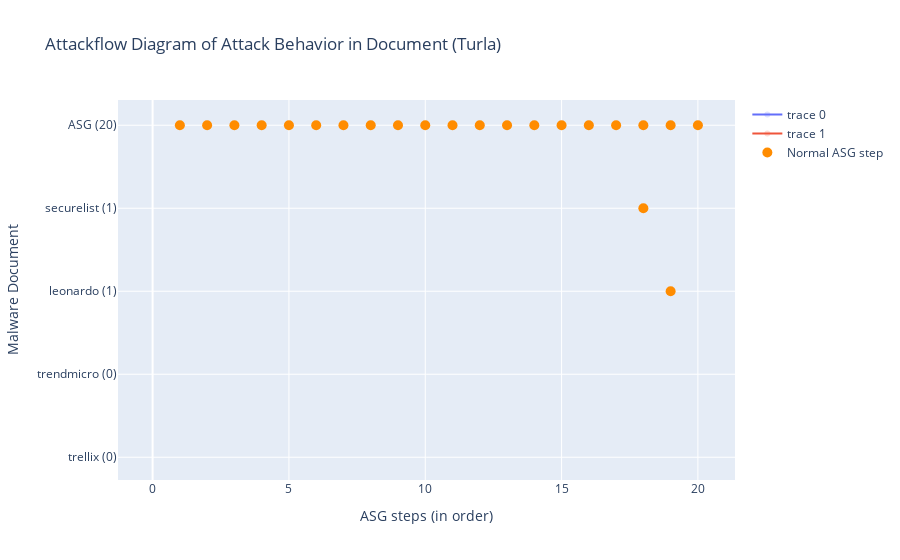

Notebook code for this chart:
### Markdown cell above
### Run Script: draw Lifecycle diagram
- 兩個 traces (legend) 一般的 OP 和 ChangeSys OP。分兩個顏色，不重疊。
- x: [a,a,a,a,b,b,b,c,c,c] 不同 report 的 step 可以放同一個 list，因為屬於同個 trace。

### Code cell
# import plotly.express as px
import plotly
import plotly.graph_objects as go

def symmetric_difference(list1: list, list2: list) -> list:
    ''' return list1 - list2. '''
    s = set(list2)
    temp3 = [x for x in list1 if x not in s]
    return temp3

def draw_lifecycle(fset:FamilySet):
    familname = fset.familyname
    # reportnames = [rem.reportname for rem in fset.rem_lst if len(rem.match_regex)]

    fig = go.Figure()
    x, y = [], []
    x_sys, y_sys = [], []
    empty_columns = []

    for i, rem in enumerate(fset.rem_lst):
        numOfDot = len(rem.ASGstep_order_index)
        reportname = rem.reportname
        reportname = rem.reportname.split('.')[0]
        reportname = reportname.split('-')[1]
        if reportname == 'Ms':
            reportname = 'Microsoft'
        reportname += f' ({numOfDot})'
        if len(rem.ASGstep_order_index) == 0:
            empty_columns.append(reportname)
            continue
        x_sys.extend(rem.SysASGstep_order_index) # 改變系統設定檔的 OP (這個變數有問題!!!)
        y_sys.extend([reportname] * len(rem.SysASGstep_order_index))
        current_x_normal = symmetric_difference(rem.ASGstep_order_index, rem.SysASGstep_order_index) # 一般的/其餘的 OP
        # print(reportname, 'numOfDot', numOfDot, 'rem.ASGstep_order_index', rem.ASGstep_order_index)
        # print('x_normal', current_x_normal, 'x_sys', rem.SysASGstep_order_index)
        x.extend(current_x_normal)
        y.extend([reportname] * len(current_x_normal))
        pass
    # todo: add baseline's lifecycle
    num_allstep = len(set(fset.sample.step_list))
    rowname = f'ASG ({num_allstep})'
    current_x_system = fset.sample.ASGstep_sysOnly_ordered_index # fset.sample.OPset_sysOnly_ordered_index
    current_x_normal = symmetric_difference(list(range(num_allstep)), current_x_system) # all steps - sysobj steps
    # print(sorted(current_x_system)) # 只能放UPDATE的，OPEN/READ不能喔
    x_sys.extend(current_x_system)
    y_sys.extend([rowname] * len(current_x_system)) 
    x.extend(current_x_normal)
    y.extend([rowname] * len(current_x_normal))
    # print(rowname, len(fset.sample.OPset), len(current_x_system), len(current_x_normal))

    # for empty_columns when report has no OPs
    for empty_col in empty_columns:
        fig.add_trace(go.Scatter(x=[0,], y=[empty_col,], marker=dict(opacity=0)))
    
    # normal OPs
    x = [idx+1 for idx in x] # add 1 to each asg index
    fig.add_trace(go.Scatter(
        x=x,
        y=y,
        marker=dict(color="darkorange", size=10),
        mode="markers",
        name="Normal ASG step", # Normal Operation Pair
    ))

    # changeSysObj OPs
    x_sys = x = [idx+1 for idx in x_sys]
    fig.add_trace(go.Scatter(
        x=x_sys,
        y=y_sys,
        marker=dict(color="blue", size=10),
        mode="markers",
        name="Change system state ASG step", # Change SR Operation Pair
    ))

    fig.update_layout(title=f"Attackflow Diagram of Attack Behavior in Document ({familname})",
                    xaxis_title="ASG steps (in order)",
                    yaxis_title="Malware Document")
    fig.show()

    if not os.path.exists("imgs"):
        os.mkdir("imgs")
    # fig.write_image(f"./imgs/{familname}_lifecycle.png") # bug -> no responce
    # plotly.offline.plot(fig, filename=f"./imgs/{familname}_lifecycle.html", auto_open=False)
    pass

draw_lifecycle(fset)

### Figure 1 — Plotly figure (JSON) as saved in the notebook; plotly's stock layout.template omitted (floating-point values rounded to 4 significant figures)
{"data": [{"marker": {"opacity": 0}, "type": "scatter", "x": [0], "y": ["trellix (0)"]}, {"marker": {"opacity": 0}, "type": "scatter", "x": [0], "y": ["trendmicro (0)"]}, {"marker": {"color": "darkorange", "size": 10}, "mode": "markers", "name": "Normal ASG step", "type": "scatter", "x": [19, 18, 1, 2, 3, 4, 5, 6, 7, 8, 9, 10, 11, 12, 13, 14, 15, 16, 17, 18, 19, 20], "y": ["leonardo (1)", "securelist (1)", "ASG (20)", "ASG (20)", "ASG (20)", "ASG (20)", "ASG (20)", "ASG (20)", "ASG (20)", "ASG (20)", "ASG (20)", "ASG (20)", "ASG (20)", "ASG (20)", "ASG (20)", "ASG (20)", "ASG (20)", "ASG (20)", "ASG (20)", "ASG (20)", "ASG (20)", "ASG (20)"]}, {"marker": {"color": "blue", "size": 10}, "mode": "markers", "name": "Change system state ASG step", "type": "scatter", "x": [], "y": []}], "layout": {"title": {"text": "Attackflow Diagram of Attack Behavior in Document (Turla)"}, "xaxis": {"title": {"text": "ASG steps (in order)"}}, "yaxis": {"title": {"text": "Malware Document"}}}}
